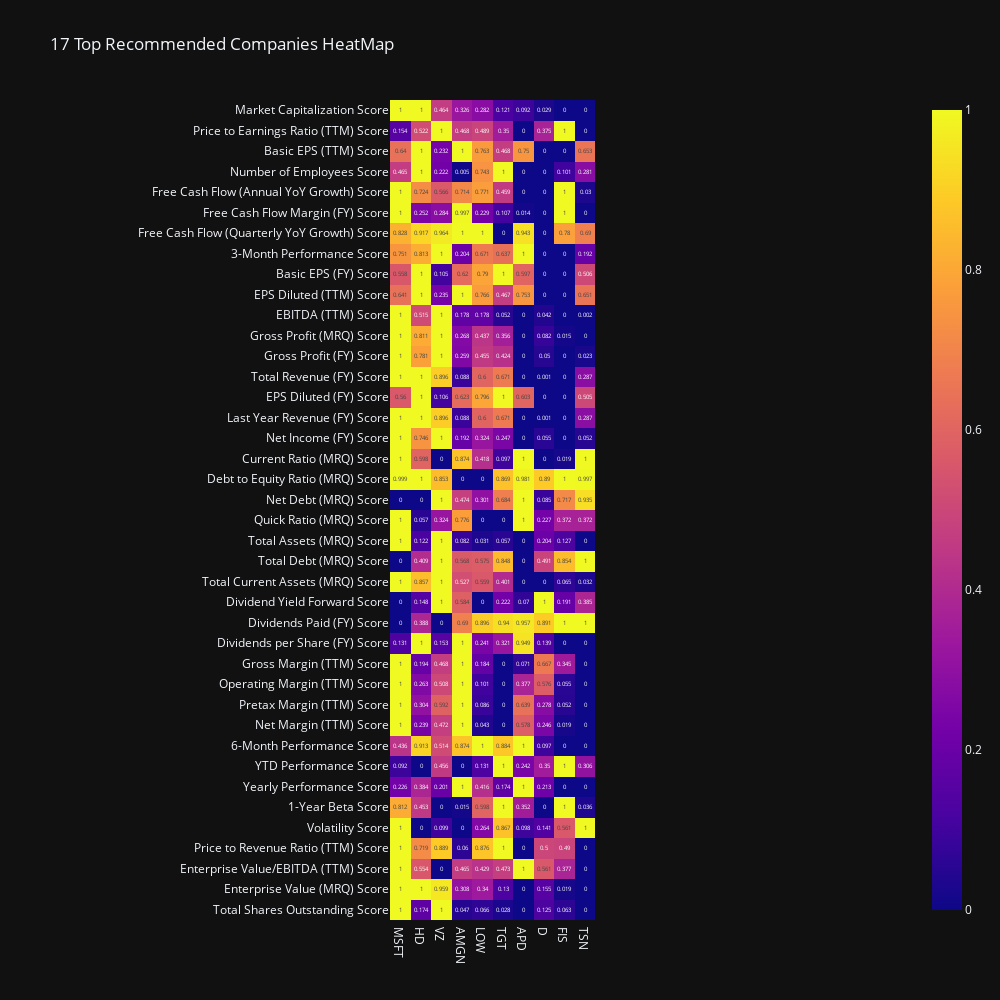

This figure's notebook cell:
### Code cell
viz.heatmap_plot(top_suggested_companies,'17 Top Recommended Companies HeatMap')

### Figure 1 — Plotly figure (JSON) as saved in the notebook; plotly's stock layout.template omitted (floating-point values rounded to 4 significant figures; data arrays with more than 128 entries replaced by an {"elided": "..."} marker saying what was removed)
{"data": [{"coloraxis": "coloraxis", "hovertemplate": "x: %{x}<br>y: %{y}<br>color: %{z}<extra></extra>", "name": "0", "texttemplate": "%{z}", "type": "heatmap", "x": ["MSFT", "HD", "VZ", "AMGN", "LOW", "TGT", "APD", "D", "FIS", "TSN"], "xaxis": "x", "y": ["Market Capitalization Score", "Price to Earnings Ratio (TTM) Score", "Basic EPS (TTM) Score", "Number of Employees Score", "Free Cash Flow (Annual YoY Growth) Score", "Free Cash Flow Margin (FY) Score", "Free Cash Flow (Quarterly YoY Growth) Score", "3-Month Performance Score", "Basic EPS (FY) Score", "EPS Diluted (TTM) Score", "EBITDA (TTM) Score", "Gross Profit (MRQ) Score", "Gross Profit (FY) Score", "Total Revenue (FY) Score", "EPS Diluted (FY) Score", "Last Year Revenue (FY) Score", "Net Income (FY) Score", "Current Ratio (MRQ) Score", "Debt to Equity Ratio (MRQ) Score", "Net Debt (MRQ) Score", "Quick Ratio (MRQ) Score", "Total Assets (MRQ) Score", "Total Debt (MRQ) Score", "Total Current Assets (MRQ) Score", "Dividend Yield Forward Score", "Dividends Paid (FY) Score", "Dividends per Share (FY) Score", "Gross Margin (TTM) Score", "Operating Margin (TTM) Score", "Pretax Margin (TTM) Score", "Net Margin (TTM) Score", "6-Month Performance Score", "YTD Performance Score", "Yearly Performance Score", "1-Year Beta Score", "Volatility Score", "Price to Revenue Ratio (TTM) Score", "Enterprise Value/EBITDA (TTM) Score", "Enterprise Value (MRQ) Score", "Total Shares Outstanding Score"], "yaxis": "y", "z": {"elided": "40x10 float values"}}], "layout": {"coloraxis": {"colorscale": [[0, "#0d0887"], [0.1111, "#46039f"], [0.2222, "#7201a8"], [0.3333, "#9c179e"], [0.4444, "#bd3786"], [0.5556, "#d8576b"], [0.6667, "#ed7953"], [0.7778, "#fb9f3a"], [0.8889, "#fdca26"], [1, "#f0f921"]]}, "height": 1000, "title": {"text": "17 Top Recommended Companies HeatMap"}, "width": 1000, "xaxis": {"anchor": "y", "constrain": "domain", "domain": [0, 1], "scaleanchor": "y"}, "yaxis": {"anchor": "x", "autorange": "reversed", "constrain": "domain", "domain": [0, 1]}}}
